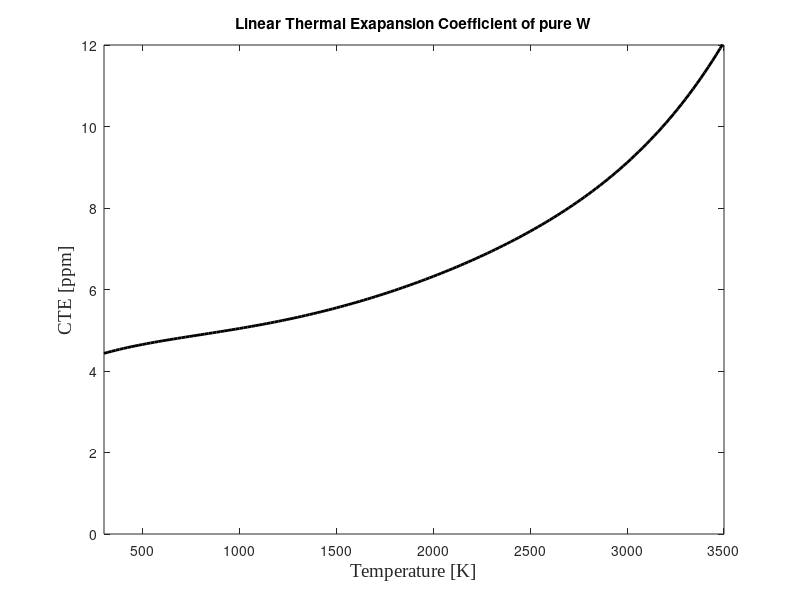

MATLAB code for this plot: (Note: this script raises an error after producing the figure.)

fsize=14;
T=300:20:6000;
n=size(T,2);
CTE=zeros(n,1);

C_TE=@(T) 3.873+2.562e-3*T-2.8613e-6*T^2+1.9862e-9*T^3-0.58608e-12*T^4+0.070586e-15*T^5;

for i=1:n
CTE(i)=C_TE(T(i));
end

figure( 'Name', 'W Thermal Conductivity' );
plot(T,CTE,'k','LineWidth',2)
xlabel('Temperature [K]','FontName','Times New Roman','FontSize',fsize)
ylabel('CTE [ppm]','FontSize',fsize,'FontName', 'Times New Roman')
xlim([300 3500])
ylim([0 12])
title('Linear Thermal Exapansion Coefficient of pure W')
ax = gca;
ax.FontSize = fsize; 
hold off